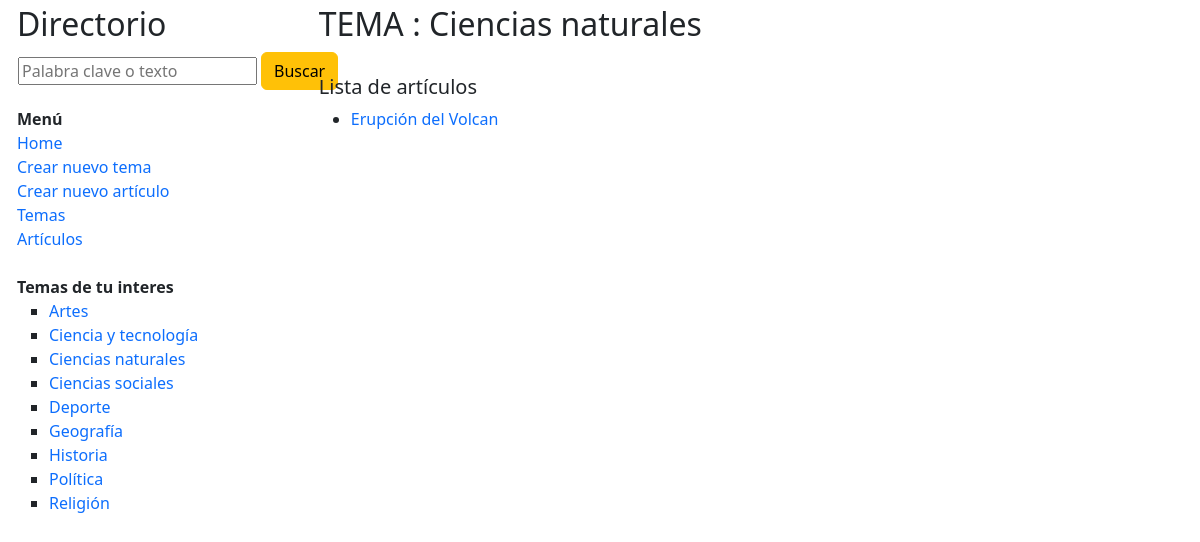
Page /verTema/3 on the earlier database version.
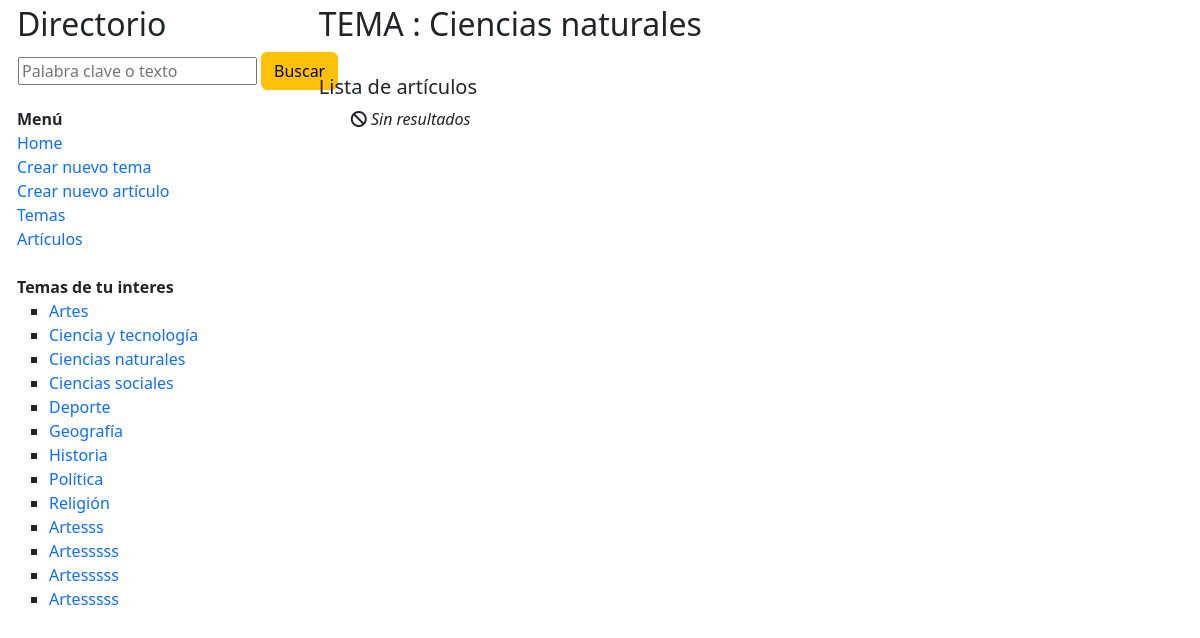
Same page on the later database version.
### wikiApp/models.py (models this page shows)
class temaWiki(models.Model):
    nombre = models.CharField(max_length=128, null=True, blank=True)
    descripcion = models.CharField(max_length=512, null=True, blank=True)

class articuloWiki(models.Model):
    titulo = models.CharField(max_length=128, null=True, blank=True)
    contenido = models.CharField(max_length=1024, null=True, blank=True)
    temaR = models.ForeignKey(temaWiki, null=True, blank=True, on_delete=models.SET_NULL)

### wikiApp/views.py (the view)
# urls.py: path('verTema/<str:idTema>', views.verTema, name='verTema'),
def verTema(request, idTema):
    objTema = temaWiki.objects.get(id = idTema)
    listaArticulos = objTema.articulowiki_set.all()
    return render(request,'verTema.html',{
        'tema':objTema,
        'listaArticulos':listaArticulos,
        'listaTemas':temaWiki.objects.all(),
    })

### wikiApp/templates/verTema.html (shortened to what this page needs)
{% extends "layout.html" %}
{% block contenido %}
<h2>TEMA : {{ tema.nombre }}</h2>
<br>
<div>
    <h5>Lista de artículos</h4>
    <ul>
        {% for articulo in listaArticulos %}
            <li><a href="{% url 'wikiApp:verArticulo' articulo.id %}">{{ articulo.titulo }}</a></li>
        {% empty %}
            <p><i class="fa-solid fa-ban"></i> <i>Sin resultados</i></p>
        {% endfor %}
    </ul>
</div>
{% endblock %}

### wikiApp/templates/layout.html (shortened to what this page needs)
{% load static %}
<html>
<head>
    <link href="https://cdn.jsdelivr.net/npm/bootstrap@5.3.0/dist/css/bootstrap.min.css" rel="stylesheet">
    <link rel="stylesheet" href="https://cdnjs.cloudflare.com/ajax/libs/font-awesome/6.3.0/css/all.min.css" />
    <link rel="stylesheet" href="{% static 'css/estilos.css'%}">
</head>
<body>
    <div class="row" style="margin-left:5px; margin-top:5px">
        <div class="col-3">
            <h2>Directorio</h2>
            <div>
                <form method="post" action="{% url 'wikiApp:buscarArticulo' %}">
                    <table>
                        <tr>
                            <td><input type="text" name="texto" placeholder="Palabra clave o texto"></td>
                            <td width="10"></td>
                            <td><input class="btn btn-warning" type="submit" value="Buscar"></td>
                        </tr>
                    </table>
                </form>
            </div>
            <b>Menú</b>
            <div>
                <a href="{% url 'wikiApp:inicio' %}"  >Home</a>
            </div>
            <div>
                <a href="{% url 'wikiApp:nuevoTema' %}">Crear nuevo tema</a>
            </div>
            <div>
                <a href="{% url 'wikiApp:nuevoArticulo' %}">Crear nuevo artículo</a>
            </div>
            <div>
                <a href="{% url 'wikiApp:temas' %}">Temas</a>
            </div>
            <div>
                <a href="{% url 'wikiApp:articulos' %}">Artículos</a>
            </div>
            <br>
            <div>
                <b>Temas de tu interes</b>
                <ul type="square">
                    {% for tema in listaTemas %}
                        <li><a href="{% url 'wikiApp:verTema' tema.id %}">{{ tema.nombre }}</a></li>
                    {% endfor %}
                </ul>
            </div>
        </div>
        <div class="col-8">
            {% block contenido %}
            {% endblock %}
        </div>
    </div>
</body>
</html>

Differences in the rows shown:
no longer on this page (row edited): articuloWiki: titulo "Erupción del Volcan"
added temaWiki: nombre "Artesss"
added temaWiki: nombre "Artesssss"
added temaWiki: nombre "Artesssss"
added temaWiki: nombre "Artesssss"
Other differences:
text now shown: "Sin resultados"
